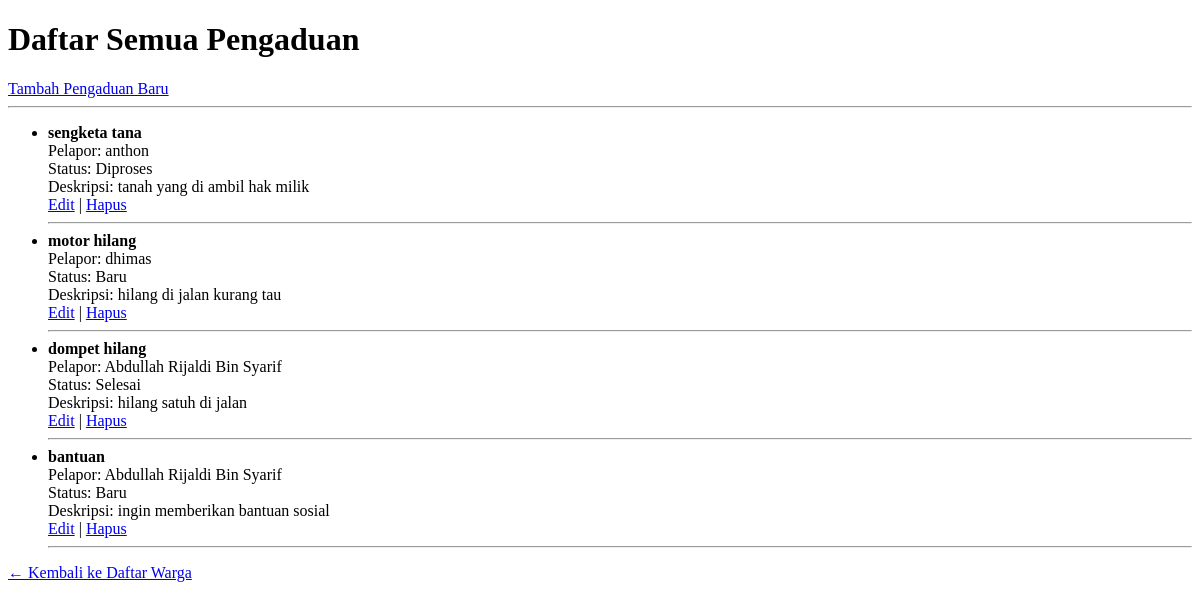
Before: /warga/pengaduan/ with the older database file.
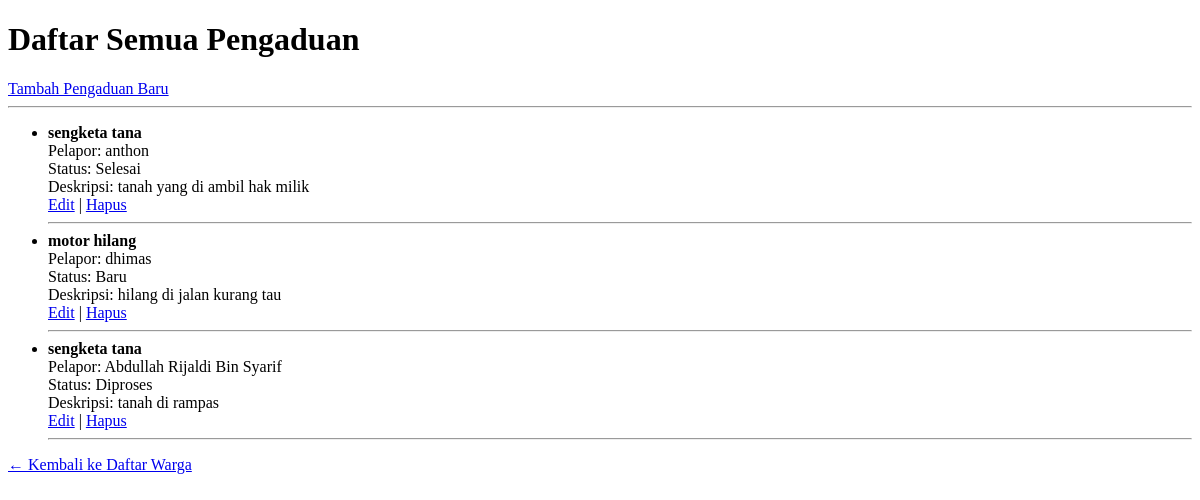
After: the same page with the newer database file.
### warga/models.py (models this page shows, shortened)
class Pengaduan(models.Model):
    STATUS_CHOICES = [
        ('BARU', 'Baru'),
        ('DIPROSES', 'Diproses'),
        ('SELESAI', 'Selesai'),
    ]
    judul = models.CharField(max_length=200)
    deskripsi = models.TextField()
    status = models.CharField(max_length=10, choices=STATUS_CHOICES, default='BARU')
    tanggal_lapor = models.DateTimeField(auto_now_add=True)
    pelapor = models.ForeignKey(Warga, on_delete=models.CASCADE, related_name='pengaduan')

class Warga(models.Model):
    nik = models.CharField(max_length=16, unique=True, verbose_name="Nomor Induk Kependudukan")
    nama_lengkap = models.CharField(max_length=100, verbose_name="Nama Lengkap")
    alamat = models.TextField(verbose_name="Alamat Tinggal")
    no_telepon = models.CharField(max_length=15, blank=True, verbose_name="Nomor Telepon")
    tanggal_registrasi = models.DateTimeField(auto_now_add=True)

### warga/views.py (the view)
# urls.py: path('pengaduan/', PengaduanListView.as_view(), name='pengaduan_list'),
class PengaduanListView(ListView):
    model = Pengaduan
    template_name = 'warga/pengaduan_list.html'

### warga/templates/warga/pengaduan_list.html (shortened to what this page needs)
<!DOCTYPE html>
<html lang="en">
<head>
</head>
<body>
    <h1>Daftar Semua Pengaduan</h1>
    <a href="{% url 'pengaduan-tambah' %}">Tambah Pengaduan Baru</a>
    <hr>
    <ul>
        {% for pengaduan in object_list %}
            <li>
                <strong>{{ pengaduan.judul }}</strong><br>
                Pelapor: {{ pengaduan.pelapor.nama_lengkap }}<br>
                Status: {{ pengaduan.get_status_display }}<br>
                Deskripsi: {{ pengaduan.deskripsi }}<br>
                <a href="{% url 'pengaduan-edit' pengaduan.pk %}">Edit</a> |
                <a href="{% url 'pengaduan-hapus' pengaduan.pk %}">Hapus</a>
            </li>
            <hr>
        {% empty %}
            <li>Belum ada data pengaduan.</li>
        {% endfor %}
    </ul>
    <a href="{% url 'warga_list' %}">← Kembali ke Daftar Warga</a>
</body>
</html>

Changed rows visible on the page:
removed Pengaduan: judul "dompet hilang", pelapor.nama_lengkap "Abdullah Rijaldi Bin Syarif", status "Selesai", deskripsi "hilang satuh di jalan"
removed Pengaduan: judul "bantuan", pelapor.nama_lengkap "Abdullah Rijaldi Bin Syarif", status "Baru", deskripsi "ingin memberikan bantuan sosial"
changed Pengaduan "tanah yang di ambil hak milik": status "Diproses" → "Selesai"
added Pengaduan: judul "sengketa tana", pelapor.nama_lengkap "Abdullah Rijaldi Bin Syarif", status "Diproses", deskripsi "tanah di rampas"
